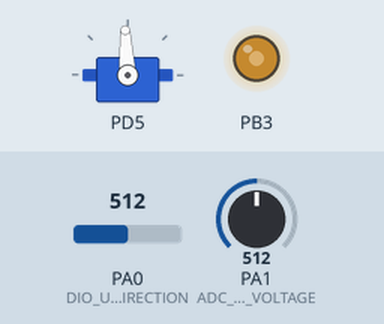
This program was run on a simulated ATmega32, built with avr-gcc and emulated at 16 MHz. Parts: servo, output pins drawn as LEDs (lit = HIGH). The inputs (shaded band) are chosen by the test bench; at power-on: PA0 (DIO_U8_PA7_INITIAL_DIRECTION) = 512, PA1 (ADC_REF_VOLTAGE) = 512. Servo pulses on a pin are drawn as a servo (544–2400 µs = 0–180°).

Above: at 1.2 s.
1.3 s: PA0 (DIO_U8_PA7_INITIAL_DIRECTION) set to 716
At 1.9 s:
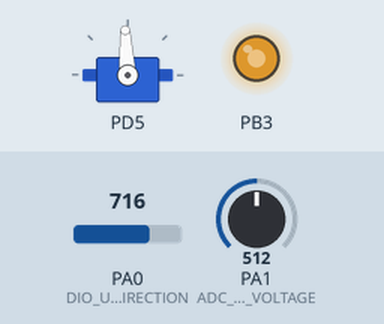
2.8 s: PA1 (ADC_REF_VOLTAGE) set to 716
At 3.8 s:
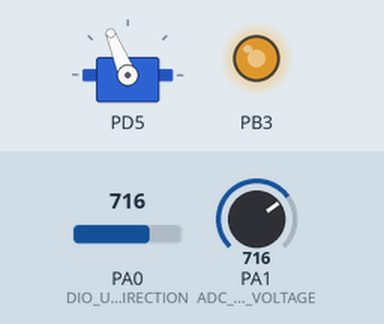
4.3 s: PA0 (DIO_U8_PA7_INITIAL_DIRECTION) set to 900
At 5.4 s:
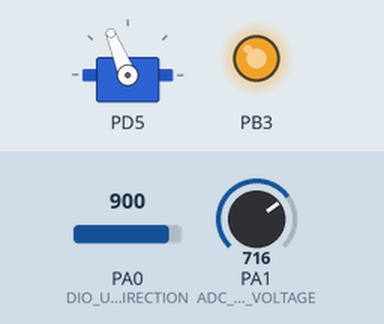
5.8 s: PA1 (ADC_REF_VOLTAGE) set to 900
At 6.1 s:
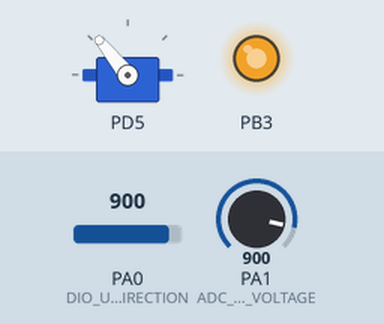
7.3 s: PA1 (ADC_REF_VOLTAGE) set to 1023
At 8.4 s:
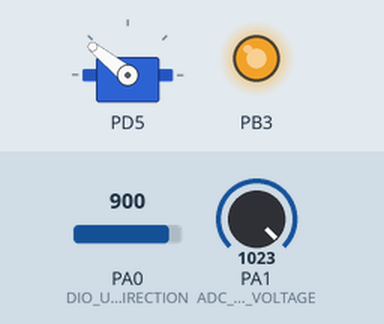
8.8 s: PA0 (DIO_U8_PA7_INITIAL_DIRECTION) set to 511
At 10.0 s:
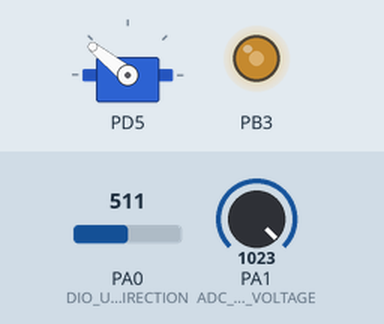
Timing chart, 0 to 11.3 s (numbered marks = the images above; inputs shaded):
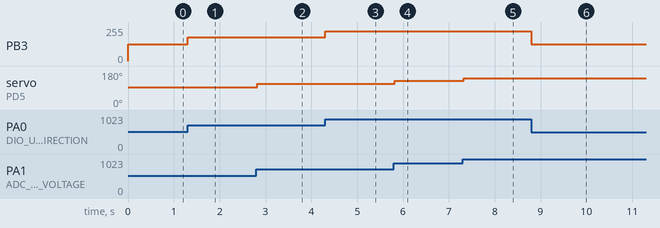

The program:

main.c
```c
/*************MCAL*********/
#include"../1-MCAL/DIO/DIO_interface.h"
#include"../1-MCAL/Timers/Timer_Interface.h"
#include"../1-MCAL/ADC/ADC_Interface.h"

#define MAX_ANGLE   		180UL
#define MAX_BRIGHTNESS   	255UL

int main(){
	DIO_enu_SetPinDirection(DIO_U8_PORTB, DIO_U8_PIN3, DIO_U8_OUTPUT);
	DIO_enu_SetPinDirection(DIO_U8_PORTD, DIO_U8_PIN5, DIO_U8_OUTPUT);
	Timers_enu_Timer0Init();
	Timers_enu_Timer1Init();
	ADC_enu_Init();
	while(1){
		u16 digitalValue0 = 0,digitalValue1=0;
		u8 ledBrightness =0,servoAngle =0;
		ADC_enu_GetDigitalValueSynchNonBlocking(ADC_U8_CHANNEL0, &digitalValue0);
		ADC_enu_GetDigitalValueSynchNonBlocking(ADC_U8_CHANNEL1, &digitalValue1);
		ledBrightness = (digitalValue0*MAX_BRIGHTNESS)/1023;
		servoAngle =(digitalValue1*MAX_ANGLE)/1023;
		Timers_enu_Timer0SetCompareMatchValue(ledBrightness);
		Timers_enu_SetServoAngle(servoAngle);
	}
	return 0;
}
```

ERROR_STATE.h
```c
#ifndef ERROR_STATE_H
#define ERROR_STATE_H

typedef enum {
        STATE_NOT_OK ,
        STATE_OK
}ES_t;


#endif
```

TYPEDEF.h
```c
#ifndef  TYPEDEF_H
#define  TYPEDEF_H

typedef unsigned char       u8 ;
typedef unsigned short int  u16;
typedef unsigned long int   u32;

typedef signed char         s8;
typedef signed short int    s16;
typedef signed long int     s32;

typedef float               f32;
typedef double              f64;

#define NULL               ((void *)0)

#endif
```

ADC_Config.h
```c
/****************************************************************************/
/************* Name    :   Mahmoud Samy *************************************/
/************* Date    :   2023-07-31   *************************************/
/************* SWC     :    ADC         *************************************/
/************* Version :    1.0         *************************************/
/****************************************************************************/
#ifndef ADC_CONFIG_H
#define ADC_CONFIG_H
/*Options For Referance Voltage :
                                1-AREF
                                2-AVCC
                                3-INTERNAL_VOLTAGE_REF
*/

/*Options For ADC Coversion Mode :
                                1-START_CONVERSION
                                2-FREE_RUNNING_MODE
                                3-EXTERNAL_INTERRUPT
*/

/*Options For ADC Presentation Mode :
                                1-RIGHT_ADJUST
                                2-LEFT_ADJUST
*/

/*Options For ADC Clock(Division Factor) :
                                1-DIV_BY_2
                                2-DIV_BY_4
                                3-DIV_BY_8
                                4-DIV_BY_16
                                5-DIV_BY_32
                                6-DIV_BY_64
                                7-DIV_BY_128
*/

/******************Choose Referance Voltage**********************/
#define ADC_REF_VOLTAGE                     AVCC
/******************Choose Conversion Mode**********************/
#define ADC_CONVERSION_MODE                 START_CONVERSION
/******************Choose Presentation Mode**********************/
#define ADC_PRESENTATION_MODE               RIGHT_ADJUST
/******************Choose Division Factor**********************/
#define ADC_DIVISION_FACTOR                 DIV_BY_128
/******************Choose MAX Timout Value**********************/
#define ADC_U32_TIMEOUT_MAX_VALUE           50000


#endif
```

ADC_Interface.h
```c
/****************************************************************************/
/************* Name    :   Mahmoud Samy *************************************/
/************* Date    :   2023-07-31   *************************************/
/************* SWC     :    ADC         *************************************/
/************* Version :    1.0         *************************************/
/****************************************************************************/
#ifndef ADC_INTERFACE_H
#define ADC_INTERFACE_H

#include"../../5-LIB/TYPEDEF.h"
#include"../../5-LIB/ERROR_STATE.h"

/********************************Options For Channels********************/
#define ADC_U8_CHANNEL0         0
#define ADC_U8_CHANNEL1         1
#define ADC_U8_CHANNEL2         2
#define ADC_U8_CHANNEL3         3
#define ADC_U8_CHANNEL4         4
#define ADC_U8_CHANNEL5         5
#define ADC_U8_CHANNEL6         6
#define ADC_U8_CHANNEL7         7

ES_t ADC_enu_Init(void);
ES_t ADC_enu_GetDigitalValueSynchNonBlocking(u8 Copy_u8_channelNb, u16 * Copy_pu16_DigitalValue);
ES_t ADC_enu_GetDigitalValueASynch(u8 Copy_u8_channelNb, u8(* Copy_pf_Notification)(void));


#endif
```

ADC_Private.h
```c
/****************************************************************************/
/************* Name    :   Mahmoud Samy *************************************/
/************* Date    :   2023-07-31   *************************************/
/************* SWC     :    ADC         *************************************/
/************* Version :    1.0         *************************************/
/****************************************************************************/
#ifndef ADC_PRIVATE_H
#define ADC_PRIVATE_H
#include"../../5-LIB/TYPEDEF.h"
/************************ ADC Registers **********************************/
#define ADMUX_REG    *((volatile u8 *)0x27)
#define ADCSRA_REG   *((volatile u8 *)0x26)
#define ADCH_REG     *((volatile u8 *)0x25)
#define ADCL_REG     *((volatile u8 *)0x24)
#define SFIOR_REG    *((volatile u8 *)0x50)
#define ADC_REG      *((volatile u16 *)0x24)   //Read ADCL & ADCH In One Cycle.
/********************** Bits Of ADMUX Register ***************************/
#define REFS1                           7
#define REFS0                           6
#define ADLAR                           5
/********************* Bits Of ADCSRA Register ***************************/
#define ADEN                            7
#define ADSC                            6
#define ADATE                           5
#define ADIF                            4
#define ADIE                            3
#define ADPS2                           2
#define ADPS1                           1
#define ADPS0                           0
/********************* Bits Of SFOIR Register ***************************/
#define ADTS2                           2
#define ADTS1                           1
#define ADTS0                           0
/************************** ADC Channels *********************************/
#define ADC_U8_CHANNEL0                 0
#define ADC_U8_CHANNEL1                 1
#define ADC_U8_CHANNEL2                 2
#define ADC_U8_CHANNEL3                 3
#define ADC_U8_CHANNEL4                 4
#define ADC_U8_CHANNEL5                 5
#define ADC_U8_CHANNEL6                 6
#define ADC_U8_CHANNEL7                 7
/**********************Prototype FOR ISR of ADC******************************/
void __vector_16(void)  __attribute__((signal));
/**************************************************************************/
#define CLEAR_MUX_BITS                  0xE0
#define MAX_NUM_OF_CHANNELS             32

#define AVCC                             1
#define AREF                             0
#define INTERNAL_VOLTAGE_REF             3

#define START_CONVERSION                 1
#define FREE_RUNNING_MODE                2
#define EXTERNAL_INTERRUPT               3

#define RIGHT_ADJUST                     0
#define LEFT_ADJUST                      1

#define DIV_BY_2                         1
#define DIV_BY_4                         2
#define DIV_BY_8                         3
#define DIV_BY_16                        4
#define DIV_BY_32                        5
#define DIV_BY_64                        6
#define DIV_BY_128                       7


#endif
```

ADC_Program.c
```c
/****************************************************************************/
/************* Name    :   Mahmoud Samy *************************************/
/************* Date    :   2023-07-31   *************************************/
/************* SWC     :    ADC         *************************************/
/************* Version :    1.0         *************************************/
/****************************************************************************/
#include"../../5-LIB/TYPEDEF.h"
#include"../../5-LIB/ERROR_STATE.h"
#include"../../5-LIB/BIT_MATH.h"

#include"ADC_Private.h"
#include"ADC_Config.h"
/********************Global Pointer to Notification Function***********************/
static void(* ADC_pf_Notification)(u16) = NULL;
/****************************ADC busy Flag*****************************************/
static u8 ADC_u8_busyFlag = 0;

ES_t ADC_enu_Init(void){
/**********************Voltage Referance******************/
    #if ADC_REF_VOLTAGE == AVCC
    CLR_BIT(ADMUX_REG,REFS1);
    SET_BIT(ADMUX_REG,REFS0);
    #elif ADC_REF_VOLTAGE == AREF
    CLR_BIT(ADMUX_REG,REFS1);
    CLR_BIT(ADMUX_REG,REFS0);
    #elif ADC_REF_VOLTAGE == INTERNAL_VOLTAGE_REF
    SET_BIT(ADMUX_REG,REFS1);
    SET_BIT(ADMUX_REG,REFS0);
    #endif
/**********************Presentation************************/
    #if ADC_PRESENTATION_MODE == RIGHT_ADJUST
    CLR_BIT(ADMUX_REG,ADLAR);
    #elif ADC_PRESENTATION_MODE == LEFT_ADJUST
    SET_BIT(ADMUX_REG,ADLAR);
    #endif
/****************Conversion Mode**************************/
    #if ADC_CONVERSION_MODE == START_CONVERSION
    CLR_BIT(ADCSRA_REG,ADATE);
    #elif ADC_CONVERSION_MODE == FREE_RUNNING_MODE
    SET_BIT(ADCSRA_REG,ADATE);
    CLR_BIT(SFIOR_REG,ADTS2);
    CLR_BIT(SFIOR_REG,ADTS1);
    CLR_BIT(SFIOR_REG,ADTS0);
    #elif ADC_CONVERSION_MODE == EXTERNAL_INTERRUPT
    SET_BIT(ADCSRA_REG,ADATE);
    CLR_BIT(SFIOR_REG,ADTS2);
    SET_BIT(SFIOR_REG,ADTS1);
    CLR_BIT(SFIOR_REG,ADTS0);
    #endif
/*******************Division Factor*********************/
    ADCSRA_REG |= ADC_DIVISION_FACTOR;
/******************* Enable ADC **********************/
    SET_BIT(ADCSRA_REG,ADEN);

    return STATE_OK;
}

ES_t ADC_enu_GetDigitalValueSynchNonBlocking(u8 Copy_u8_channelNb, u16 * Copy_pu16_DigitalValue){
    u8 Local_u8_errorState = STATE_OK;
    u32 Local_u32_timeOutCounter = 0;
    if((Copy_u8_channelNb<MAX_NUM_OF_CHANNELS) && (Copy_pu16_DigitalValue!= NULL) && (!ADC_u8_busyFlag) ){
        //Set busy Flag for ADC
        ADC_u8_busyFlag = 1;
        //Clear MUX4...0
        ADMUX_REG &= CLEAR_MUX_BITS;
        //Select Channel
        ADMUX_REG |= Copy_u8_channelNb;
        //Start Conversion
        SET_BIT(ADCSRA_REG,ADSC);
        //Wait -> ADC Flag = 1 (Timeout Mechanism)
        while((!GET_BIT(ADCSRA_REG,ADIF)) && (Local_u32_timeOutCounter<ADC_U32_TIMEOUT_MAX_VALUE))
        {Local_u32_timeOutCounter++;}
        //Check For ADC Peripheral
        if(GET_BIT(ADCSRA_REG,ADIF)){
            //Clear ADC Flag & busy Flag
            ADC_u8_busyFlag = 0;
            SET_BIT(ADCSRA_REG,ADIF);
            //Read Digital Value
            *Copy_pu16_DigitalValue = ADC_REG;
        }else{
            Local_u8_errorState = STATE_NOT_OK;
        }
    }else{
        Local_u8_errorState = STATE_NOT_OK;
    }
    return Local_u8_errorState;

}
ES_t ADC_enu_GetDigitalValueASynch(u8 Copy_u8_channelNb, void(* Copy_pf_Notification)(u16)){
    u8 Local_u8_errorState = STATE_OK;
    if((Copy_u8_channelNb<MAX_NUM_OF_CHANNELS) && (Copy_pf_Notification!= NULL) && (!ADC_u8_busyFlag)){
        //Set busy Flag for ADC
        ADC_u8_busyFlag = 1;
        //update Global Pointer to Function
        ADC_pf_Notification = Copy_pf_Notification;
        //Enable ADC Interrupt
        SET_BIT(ADCSRA_REG,ADIE);
        //Clear MUX4...0
        ADMUX_REG &= CLEAR_MUX_BITS;
        //Select Channel
        ADMUX_REG |= Copy_u8_channelNb;
        //Start Conversion
        SET_BIT(ADCSRA_REG,ADSC);
    }else{
        Local_u8_errorState= STATE_NOT_OK;
    }

    return Local_u8_errorState;
}

/***************ISR Function OF ADC*************/
void __vector_16(void){
    if(ADC_pf_Notification !=NULL){
        //Clear ADC Flag & busy Flag
        CLR_BIT(ADCSRA_REG,ADIE);
        ADC_u8_busyFlag = 0;
        //Calling Notification Func
        ADC_pf_Notification(ADC_REG);
    }


}
```

DIO_config.h
```c
/****************************************************************************/
/************* Name    :   Mahmoud Samy *************************************/
/************* Date    :   2023-04-27   *************************************/
/************* SWC     :   DIO          *************************************/
/************* Version :   1.0          *************************************/
/****************************************************************************/
#ifndef DIO_CONFIG_H
#define DIO_CONFIG_H
/*Initial Directions For All Pins*/
/*Options: DIO_U8_INITIAL_OUTPUT
           DIO_U8_INITIAL_INPUT*/
/*PORTA*/
#define DIO_U8_PA0_INITIAL_DIRECTION                    DIO_U8_INITIAL_OUTPUT
#define DIO_U8_PA1_INITIAL_DIRECTION                    DIO_U8_INITIAL_OUTPUT
#define DIO_U8_PA2_INITIAL_DIRECTION                    DIO_U8_INITIAL_OUTPUT
#define DIO_U8_PA3_INITIAL_DIRECTION                    DIO_U8_INITIAL_OUTPUT
#define DIO_U8_PA4_INITIAL_DIRECTION                    DIO_U8_INITIAL_OUTPUT
#define DIO_U8_PA5_INITIAL_DIRECTION                    DIO_U8_INITIAL_OUTPUT
#define DIO_U8_PA6_INITIAL_DIRECTION                    DIO_U8_INITIAL_OUTPUT
#define DIO_U8_PA7_INITIAL_DIRECTION                    DIO_U8_INITIAL_INPUT
/*PORTB*/
#define DIO_U8_PB0_INITIAL_DIRECTION                    DIO_U8_INITIAL_OUTPUT
#define DIO_U8_PB1_INITIAL_DIRECTION                    DIO_U8_INITIAL_INPUT
#define DIO_U8_PB2_INITIAL_DIRECTION                    DIO_U8_INITIAL_OUTPUT
#define DIO_U8_PB3_INITIAL_DIRECTION                    DIO_U8_INITIAL_OUTPUT
#define DIO_U8_PB4_INITIAL_DIRECTION                    DIO_U8_INITIAL_OUTPUT
#define DIO_U8_PB5_INITIAL_DIRECTION                    DIO_U8_INITIAL_OUTPUT
#define DIO_U8_PB6_INITIAL_DIRECTION                    DIO_U8_INITIAL_OUTPUT
#define DIO_U8_PB7_INITIAL_DIRECTION                    DIO_U8_INITIAL_OUTPUT
/*PORTC*/
#define DIO_U8_PC0_INITIAL_DIRECTION                    DIO_U8_INITIAL_OUTPUT
#define DIO_U8_PC1_INITIAL_DIRECTION                    DIO_U8_INITIAL_OUTPUT
#define DIO_U8_PC2_INITIAL_DIRECTION                    DIO_U8_INITIAL_INPUT
#define DIO_U8_PC3_INITIAL_DIRECTION                    DIO_U8_INITIAL_INPUT
#define DIO_U8_PC4_INITIAL_DIRECTION                    DIO_U8_INITIAL_OUTPUT
#define DIO_U8_PC5_INITIAL_DIRECTION                    DIO_U8_INITIAL_INPUT
#define DIO_U8_PC6_INITIAL_DIRECTION                    DIO_U8_INITIAL_INPUT
#define DIO_U8_PC7_INITIAL_DIRECTION                    DIO_U8_INITIAL_INPUT
/*PORTD*/
#define DIO_U8_PD0_INITIAL_DIRECTION                    DIO_U8_INITIAL_INPUT
#define DIO_U8_PD1_INITIAL_DIRECTION                    DIO_U8_INITIAL_INPUT
#define DIO_U8_PD2_INITIAL_DIRECTION                    DIO_U8_INITIAL_INPUT
#define DIO_U8_PD3_INITIAL_DIRECTION                    DIO_U8_INITIAL_INPUT
#define DIO_U8_PD4_INITIAL_DIRECTION                    DIO_U8_INITIAL_INPUT
#define DIO_U8_PD5_INITIAL_DIRECTION                    DIO_U8_INITIAL_INPUT
#define DIO_U8_PD6_INITIAL_DIRECTION                    DIO_U8_INITIAL_INPUT
#define DIO_U8_PD7_INITIAL_DIRECTION                    DIO_U8_INITIAL_INPUT
/*Initial Values For All Pins*/
/*Options: DIO_U8_OUTPUT_HIGH
           DIO_U8_OUTPUT_LOW
           DIO_U8_INPUT_FLOATING
           DIO_U8_INPUT_PULLUP
           */
/*PORTA*/
#define DIO_U8_PA0_INITIAL_VALUE                        DIO_U8_OUTPUT_LOW
#define DIO_U8_PA1_INITIAL_VALUE                        DIO_U8_OUTPUT_LOW
#define DIO_U8_PA2_INITIAL_VALUE                        DIO_U8_OUTPUT_LOW
#define DIO_U8_PA3_INITIAL_VALUE                        DIO_U8_OUTPUT_LOW
#define DIO_U8_PA4_INITIAL_VALUE                        DIO_U8_OUTPUT_LOW
#define DIO_U8_PA5_INITIAL_VALUE                        DIO_U8_OUTPUT_LOW
#define DIO_U8_PA6_INITIAL_VALUE                        DIO_U8_OUTPUT_LOW
#define DIO_U8_PA7_INITIAL_VALUE                        DIO_U8_INPUT_FLOATING
/*PORTB*/
#define DIO_U8_PB0_INITIAL_VALUE                        DIO_U8_OUTPUT_LOW
#define DIO_U8_PB1_INITIAL_VALUE                        DIO_U8_INPUT_FLOATING
#define DIO_U8_PB2_INITIAL_VALUE                        DIO_U8_OUTPUT_HIGH
#define DIO_U8_PB3_INITIAL_VALUE                        DIO_U8_OUTPUT_LOW
#define DIO_U8_PB4_INITIAL_VALUE                        DIO_U8_OUTPUT_HIGH
#define DIO_U8_PB5_INITIAL_VALUE                        DIO_U8_OUTPUT_HIGH
#define DIO_U8_PB6_INITIAL_VALUE                        DIO_U8_OUTPUT_HIGH
#define DIO_U8_PB7_INITIAL_VALUE                        DIO_U8_OUTPUT_HIGH
/*PORTC*/
#define DIO_U8_PC0_INITIAL_VALUE                        DIO_U8_INPUT_FLOATING
#define DIO_U8_PC1_INITIAL_VALUE                        DIO_U8_INPUT_FLOATING
#define DIO_U8_PC2_INITIAL_VALUE                        DIO_U8_INPUT_FLOATING
#define DIO_U8_PC3_INITIAL_VALUE                        DIO_U8_INPUT_FLOATING
#define DIO_U8_PC4_INITIAL_VALUE                        DIO_U8_OUTPUT_LOW
#define DIO_U8_PC5_INITIAL_VALUE                        DIO_U8_INPUT_FLOATING
#define DIO_U8_PC6_INITIAL_VALUE                        DIO_U8_INPUT_FLOATING
#define DIO_U8_PC7_INITIAL_VALUE                        DIO_U8_INPUT_FLOATING
/*PORTD*/
#define DIO_U8_PD0_INITIAL_VALUE                        DIO_U8_INPUT_FLOATING
#define DIO_U8_PD1_INITIAL_VALUE                        DIO_U8_INPUT_FLOATING
#define DIO_U8_PD2_INITIAL_VALUE                        DIO_U8_INPUT_PULLUP
#define DIO_U8_PD3_INITIAL_VALUE                        DIO_U8_INPUT_PULLUP
#define DIO_U8_PD4_INITIAL_VALUE                        DIO_U8_INPUT_PULLUP
#define DIO_U8_PD5_INITIAL_VALUE                        DIO_U8_INPUT_PULLUP
#define DIO_U8_PD6_INITIAL_VALUE                        DIO_U8_INPUT_FLOATING
#define DIO_U8_PD7_INITIAL_VALUE                        DIO_U8_INPUT_FLOATING


#endif
```

BIT_MATH.h
```c
#ifndef  BIT_MAITH_H
#define  BIT_MAITH_H


#define SET_BIT(REG,BITNO)  REG |= (1<<BITNO)
#define GET_BIT(REG,BITNO)  ((REG>>BITNO) & 1)
#define CLR_BIT(REG,BITNO)  REG &= (~(1<<BITNO))
#define TOG_BIT(REG,BITNO)  REG ^= (1<<BITNO)


#endif
```

Source omitted: DIO_interface.h (1723 bytes), DIO_private.h (2271 bytes), DIO_program.c (9557 bytes), Timer_Config.h (1867 bytes), Timer_Interface.h (1368 bytes), Timer_Private.h (3435 bytes), Timer_Program.c (5328 bytes)

Measured:
- after the input at 1.3 s, PB3: 127/255 → 178/255 at once
- after the input at 2.8 s, servo on PD5: 93° → 112° at once
- after the input at 4.3 s, PB3: 178/255 → 224/255 at once
- after the input at 5.8 s, servo on PD5: 112° → 129° at once
- after the input at 7.3 s, servo on PD5: 129° → 141° at once
- after the input at 8.8 s, PB3: 224/255 → 127/255 at once
